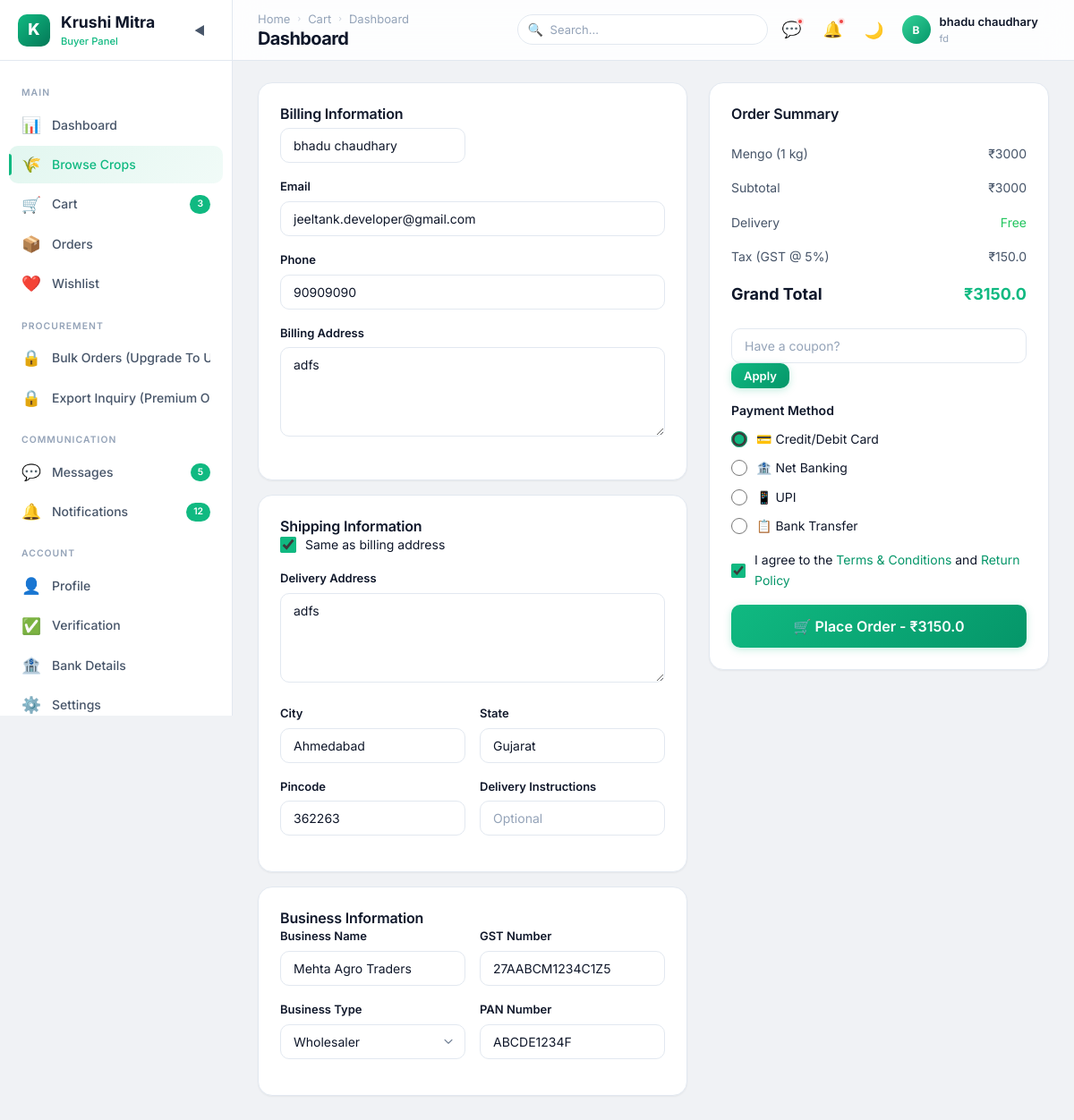
/buyer/checkout/ (signed in), run on an earlier commit of the app's database.
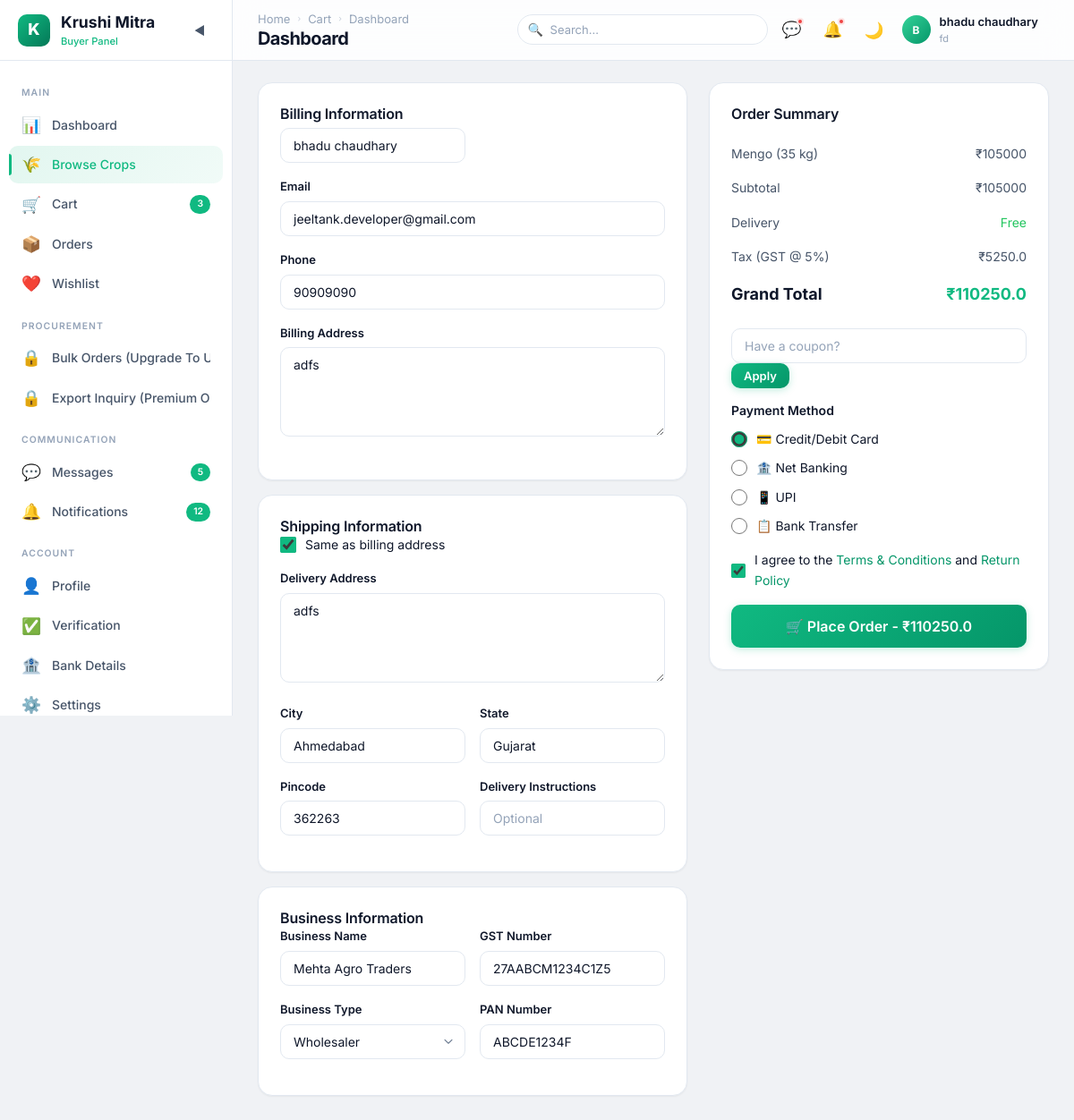
And on a later commit of the database.
### buyer/models.py (models this page shows, shortened)
class CartItem(models.Model):
    cart = models.ForeignKey(Cart,on_delete=models.CASCADE,related_name='items')
    crop = models.ForeignKey(crop,on_delete=models.CASCADE,related_name='crop')
    quantity = models.PositiveIntegerField(default=1)
    added_at = models.DateTimeField(auto_now_add=True)
    class Meta:
        unique_together = ('cart', 'crop')
    @property
    def subtotal(self):
        return self.crop.price * self.quantity

class Cart(models.Model):
    user = models.OneToOneField(
        User,
        on_delete=models.CASCADE,
        related_name='cart'
    )
    tax_per = models.IntegerField(blank=True, null=True,default=5)
    total_kg = models.IntegerField(blank=True, null=True)
    cart_limit = models.IntegerField(blank=True, null=True,default=1000)
    created_at = models.DateTimeField(auto_now_add=True)
    updated_at = models.DateTimeField(auto_now=True)
    @property
    def total_price(self):
        return sum(item.subtotal for item in self.items.all())
    @property
    def tax(self):
        return (self.total_price * self.tax_per) / 100
    @property
    def final_price(self):
        return self.total_price + self.tax

### farmer/models.py (models this page shows, shortened)
class crop(models.Model):
    CATEGORY_CHOICES = (
        ('grain cereals', 'Grain cereals'),
        ('vegetables', 'Vegetables'),
        ('fruits', 'Fruits'),
        ('pulses', 'Pulses'),
        ('spices', 'Spices'),
        ('cotton', 'Cotton'),
    )
    user = models.ForeignKey(User,on_delete=models.CASCADE,related_name="seller")
    cropname = models.CharField(max_length=20)
    category = models.CharField(max_length=20 , choices = CATEGORY_CHOICES)
    quantity = models.IntegerField()
    price = models.IntegerField()
    description = models.TextField(null=True, blank=True)
    image = models.FileField(upload_to='crop/images/', null=True, blank=True)
    is_approved = models.BooleanField(default=False)
    created_at = models.DateTimeField(auto_now_add=True)

### farmer/views.py (the view)
        def wrapper(request, *args, **kwargs):
            if "contact" in request.session:
                try:
                    user = User.objects.get(contact=request.session['contact'])
                    request.uid = user
                    if user.role not in allowed_roles:
                        messages.error(request, "Access Denied")
                        return redirect('login')
                    return view_function(request, *args, **kwargs)
                except User.DoesNotExist:
                    return redirect('login')
            return redirect('login')

### farmer/views.py (called while the page is built)
def check_login(allowed_roles):
    def decorator(view_function):
        def wrapper(request, *args, **kwargs):
            if "contact" in request.session:
                try:
                    user = User.objects.get(contact=request.session['contact'])
                    request.uid = user
                    if user.role not in allowed_roles:
                        messages.error(request, "Access Denied")
                        return redirect('login')
                    return view_function(request, *args, **kwargs)
                except User.DoesNotExist:
                    return redirect('login')
            return redirect('login')
        return wrapper
    return decorator

### buyer/templates/buyer/checkout.html (shortened to what the changed rows need)
<!DOCTYPE html>
{% load static %}
<html lang="en" data-theme="light">
<head>
  <link rel="stylesheet" href="{% static 'buyer/css/style.css' %}">
  <link rel="stylesheet" href="{% static 'buyer/css/checkout.css' %}">
</head>
<body>
  <div class="app-layout">
    <div class="main-wrapper">
      <header class="navbar">
        <div class="navbar-left"><button class="mobile-menu-btn">☰</button>
          <div>
            <h1 class="page-title">Checkout</h1>
          </div>
        </div>
      </header>
      <main class="main-content">
        <div class="checkout-layout page-reveal">
          <div class="checkout-summary">
            <form action="{% url 'buyer_checkout'%}" method="post">
              <div class="card">
                <h3 class="card-title" style="margin-bottom:16px;">Order Summary</h3>
                {%for item in cart_items%}
                <div class="checkout-summary-item"><span>{{item.crop.cropname}} ({{item.quantity}}
                    kg)</span><span>₹{{item.subtotal}}</span></div>
                {%endfor%}
                <div class="checkout-summary-item"><span>Subtotal</span><span>₹{{cart.total_price}}</span></div>
                <div class="checkout-summary-item"><span>Delivery</span><span class="text-green">Free</span></div>
                <div class="checkout-summary-item"><span>Tax (GST @ {{cart.tax_per}}%)</span><span>₹{{cart.tax}}</span>
                </div>
                <div class="checkout-summary-item total"><span>Grand Total</span><span id="grand-total">₹{{cart.final_price}}</span>
                </div>
                <div class="coupon-section mt-4">
                  <div class="coupon-input-group">
                  </div>
                </div>
                <div class="checkout-payment mt-4">
                  <h4 style="font-size:0.875rem;font-weight:600;margin-bottom:12px;">Payment Method</h4>
                  <div class="payment-options">
                  </div>
                </div>
                <div class="form-check mt-4">
                  <input type="checkbox" id="terms" checked>
                  <label for="terms">I agree to the <a href="#" style="color:var(--text-link);">Terms & Conditions</a>
                    <a href="#" style="color:var(--text-link);">Return Policy</a></label>
                </div>
                <button class="btn btn-primary btn-lg btn-block mt-4"
                  onclick="showToast('success','Order Placed!','Your order has been placed successfully. Order ID: ORD-2024-0892');setTimeout(()=>window.location='orders.html',1500);">
                  🛒 Place Order - ₹{{cart.final_price}}
                </button>
              </div>
            </form>
          </div>
        </div>
      </main>
    </div>
  </div>
</body>
</html>

What changed in the data, as far as the page shows it:
changed CartItem "Mengo": quantity "1" → "35"; subtotal "3000" → "105000"
changed Cart: total_price "3000" → "105000"; tax "150.0" → "5250.0"; final_price "3150.0" → "110250.0"
